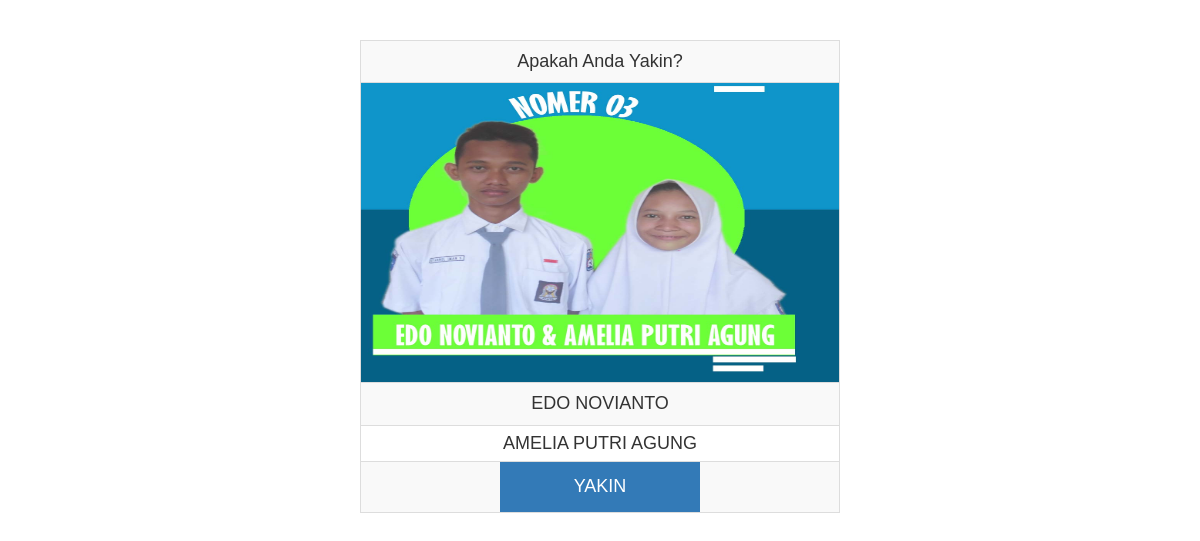
The app's page /yakin.php?id=3 with its own data.
### tables this page shows
CREATE TABLE IF NOT EXISTS `calon` (
  `id` int(10) NOT NULL AUTO_INCREMENT,
  `nomor_urut` int(10) NOT NULL,
  `nama_ketua` varchar(100) NOT NULL,
  `nama_wakil` varchar(100) NOT NULL,
  `foto` varchar(100) NOT NULL,
  `suara` int(255) NOT NULL,
  PRIMARY KEY (`id`)
);

### yakin.php (the view, shortened to what this page needs)
<?php require_once('Connections/koneksi.php');
?>
<?php
if (!function_exists("GetSQLValueString")) {
function GetSQLValueString($theValue, $theType, $theDefinedValue = "", $theNotDefinedValue = "")
{
  $theValue = function_exists("mysql_real_escape_string") ? mysql_real_escape_string($theValue) : mysql_escape_string($theValue);
  switch ($theType) {
    case "long":
    case "int":
      $theValue = ($theValue != "") ? intval($theValue) : "NULL";
      break;
  }
  return $theValue;
}
}
$editFormAction = $_SERVER['PHP_SELF'];
if (isset($_SERVER['QUERY_STRING'])) {
  $editFormAction .= "?" . htmlentities($_SERVER['QUERY_STRING']);
}
$colname_rs_yakin = "-1";
if (isset($_GET['id'])) {
  $colname_rs_yakin = $_GET['id'];
}
$query_rs_yakin = sprintf("SELECT * FROM calon WHERE id = %s", GetSQLValueString($colname_rs_yakin, "int"));
$rs_yakin = mysql_query($query_rs_yakin, $koneksi) or die(mysql_error());
$row_rs_yakin = mysql_fetch_assoc($rs_yakin);
?>
<!DOCTYPE html PUBLIC "-//W3C//DTD XHTML 1.0 Transitional//EN" "http://www.w3.org/TR/xhtml1/DTD/xhtml1-transitional.dtd">
<html xmlns="http://www.w3.org/1999/xhtml">
<head>
<link href="css/bootstrap.css" rel="stylesheet" type="text/css" />
</head>
<body>
<form action="<?php echo $editFormAction; ?>" method="post" name="form1" id="form1">
    <p>&nbsp; </p>
  <div align="center">
    <table width="40%" height="300" border="0" style="" class="table-bordered table-striped" style="margin: 40px; display: inline-table; font-size: 18px; margin-bottom: 50px;">
      <tr>
        <td height="42" colspan="2"><div align="center">Apakah Anda Yakin?</div></td>
      </tr>
      <tr>
        <td height="300" colspan="2"><img src="gambar/<?php echo $row_rs_yakin['foto']; ?>" height="100%" width="100%"/></td>
      </tr>
      <tr>
        <td width="50%" height="43"><div align="center"><?php echo $row_rs_yakin['nama_ketua']; ?></div></td>
      </tr>
      <tr>
        <td height="36"><div align="center"><?php echo $row_rs_yakin['nama_wakil']; ?></div></td>
      </tr>
      <tr>
        <td colspan="2"><div align="center" style="height: 100%">
          <input type="submit" name="button" id="pilih" value="YAKIN" class=" btn-primary" style=" border: none; height: 50px; width: 200px;" />
        </div></td>
      </tr>
    </table>
  </div>
</form>
<p>&nbsp;</p>
</body>
</html>

### records on screen
calon: foto (picture), nama_ketua "EDO NOVIANTO", nama_wakil "AMELIA PUTRI AGUNG"
